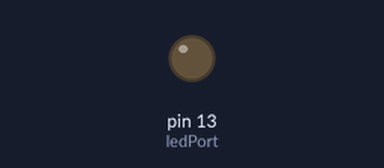
The sketch below on a simulated Arduino Uno, built with avr-gcc and run on an emulated ATmega328P. Shown: output pins drawn as LEDs (lit = HIGH).

Above: at 1.2 s.
Timing chart, 0 to 3.5 s (numbered marks = the images above):
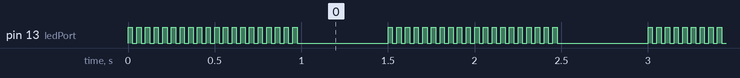

Measured:
- by itself, pin 13 (ledPort): repeats every 1.5 s: HIGH 0.03 s, LOW 0.53 s, 19 × (HIGH 0.03 s, LOW 0.03 s)

The sketch:

main.ino
```cpp
int ledPort = 13;

void setup()
{
    pinMode(ledPort, OUTPUT);
}

void loop()
{
    for (int i = 0; i < 20; i++)
    {
        digitalWrite(ledPort, HIGH);
        delay(25);
        digitalWrite(ledPort, LOW);
        delay(25);
    }

    delay(500);
}
```
